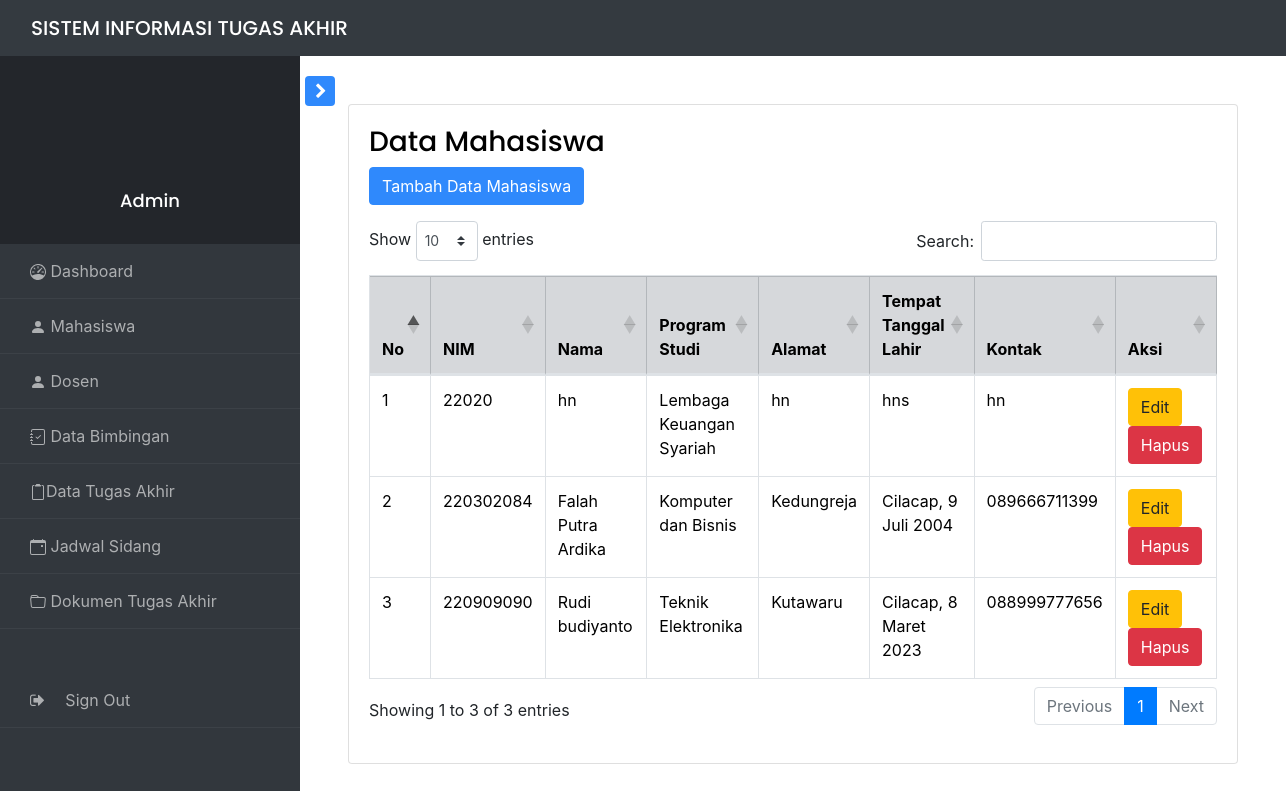
The page /views/Admin/mahasiswa.php on the database its author committed.
### tables this page shows
CREATE TABLE `mahasiswa` (
  `nim` int NOT NULL,
  `nip` int DEFAULT NULL,
  `nama_mhs` varchar(50) NOT NULL,
  `prodi_mhs` varchar(50) NOT NULL,
  `alamat` varchar(50) NOT NULL,
  `ttl` varchar(50) NOT NULL,
  `kontak` varchar(50) NOT NULL,
  `angkatan` varchar(20) NOT NULL
);

### controllers/mahasiswaController.php (called while the page is built, shortened)
<?php
include_once '../../models/mahasiswa.php';
class mahasiswaController{
    private $model;
    public function __construct($db){
        $this->model = new mahasiswa($db);
    }
    public function getAllmahasiswa(){
        return $this->model->getAllmahasiswa();
    }
}

### models/mahasiswa.php (called while the page is built, shortened)
<?php
class mahasiswa{
    private $koneksi;
    public function __construct($db){
        $this->koneksi = $db;
    }
    public function getAllmahasiswa(){
        $query = "SELECT * FROM mahasiswa";
        $result = mysqli_query($this->koneksi,$query);
        return $result;
    }
    }
?>

### views/Admin/mahasiswa.php (the view, shortened to what this page needs)
<?php
include_once '../../config.php';
include_once '../../controllers/MahasiswaController.php';
require '../../navbar_adm.php';
$database = new database;
$db = $database->getKoneksi();
$mahasiswaController = new MahasiswaController($db);
$mahasiswa = $mahasiswaController->getAllMahasiswa();
?>
<div id="content" class="p-4 p-md-5 pt-5">
    <div class="card recent-sales overflow-auto">
        <div class="card-body">
            <h3>Data Mahasiswa</h3>
            <a href="tambah_mhs" class="btn btn-primary mb-3">Tambah Data Mahasiswa</a>
            <table class="table table-bordered" id="sortTable">
                <thead>
                    <tr class="table-secondary">
                        <th scope="col">No</th>
                        <th scope="col">NIM</th>
                        <th>Nama</th>
                        <th>Program Studi</th>
                        <th>Alamat</th>
                        <th>Tempat Tanggal Lahir</th>
                        <th>Kontak</th>
                        <th>Aksi</th>
                    </tr>
                </thead>
                <?php
                $no = 1;
                foreach ($mahasiswa as $x) {
                ?>
                    <tr>
                        <td><?php echo $no++ ?></td>
                        <td><?php echo $x['nim'] ?></td>
                        <td><?php echo $x['nama_mhs'] ?></td>
                        <td><?php echo $x['prodi_mhs'] ?></td>
                        <td><?php echo $x['alamat'] ?></td>
                        <td><?php echo $x['ttl'] ?></td>
                        <td><?php echo $x['kontak'] ?></td>
                        <td>
                            <a href="edit_mhs?nim=<?php echo $x['nim']; ?>" class="btn btn-warning">Edit </a>
                            <a href="hapus_mhs?nim=<?php echo $x['nim']; ?>" class="btn btn-danger" onclick="return confirm('Apakah yakin ingin menghapus....?')">Hapus</a>
                        </td>
                    </tr>
                <?php
                }
                ?>
                <head>
                    <link rel="stylesheet" href="https://maxcdn.bootstrapcdn.com/bootstrap/4.5.2/css/bootstrap.min.css">
                    <link rel="stylesheet" href="https://cdn.datatables.net/1.10.22/css/dataTables.bootstrap4.min.css">
                </head>
                <body>
                </body>
            </table>
            </html>

### rows shown on the page
mahasiswa: nim "22020", nama_mhs "hn", prodi_mhs "Lembaga Keuangan Syariah", alamat "hn", ttl "hns", kontak "hn"
mahasiswa: nim "220302084", nama_mhs "Falah Putra Ardika", prodi_mhs "Komputer dan Bisnis", alamat "Kedungreja", ttl "Cilacap, 9 Juli 2004", kontak "089666711399"
mahasiswa: nim "220909090", nama_mhs "Rudi budiyanto", prodi_mhs "Teknik Elektronika", alamat "Kutawaru", ttl "Cilacap, 8 Maret 2023", kontak "088999777656"
